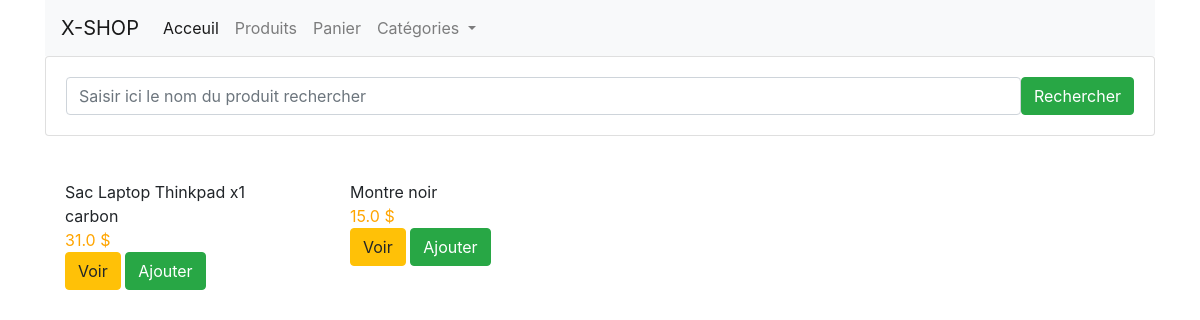
Before: / with the older database file.
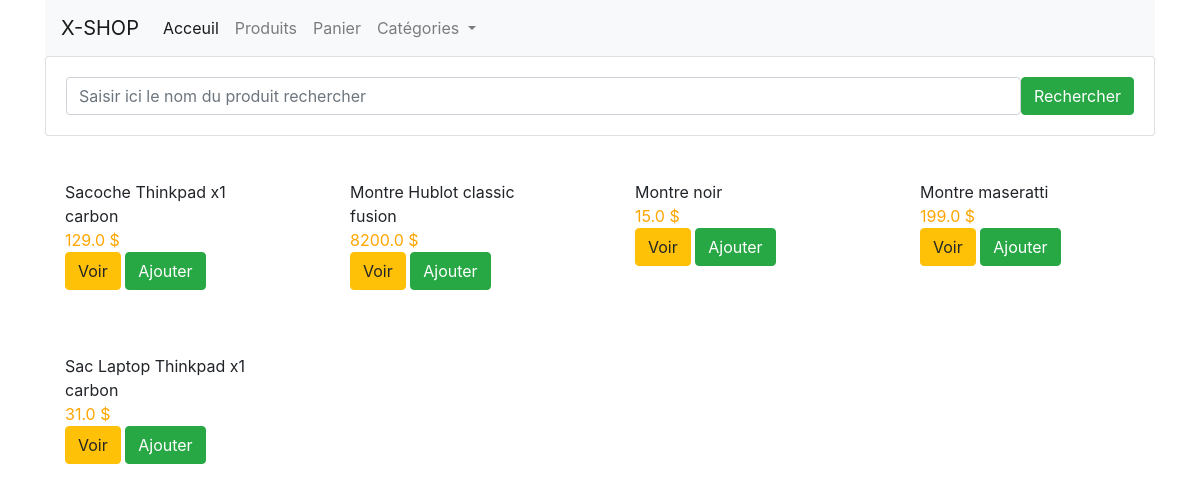
After: the same page with the newer database file.
### shop/models.py (models this page shows, shortened)
class Product(models.Model):
    title = models.CharField(max_length=200)
    price = models.FloatField()
    description = models.TextField()
    category = models.ForeignKey(Category, related_name="categorie", on_delete=models.CASCADE)
    image = models.CharField(max_length=5000)
    date_added = models.DateTimeField(auto_now=True)
    class Meta:
        ordering = ['-date_added']

### shop/views.py (the view)
# urls.py: path('', index, name="home")
def index(request):
    product_object = Product.objects.all()
    item_name = request.GET.get("item-name")
    if item_name != "" and item_name is not None:
        product_object = Product.objects.filter(title__icontains=item_name)
    return render(request, 'shop/index.html', {'product_object': product_object})

### shop/templates/shop/index.html (shortened to what this page needs)
{% extends "shop/base.html" %}
{% block content%}
<div class="row">
    <div class="col-md-12">
        <form class="card card-sm">
            <div class="card-body row no-gutters align-items-center">
                <div class="col">
                    <input type="search" class="form-control form-control-borderless" name="item-name" placeholder="Saisir ici le nom du produit rechercher">
                </div>
                <div class="col-auto">
                    <button type="submit" class="btn btn-success">Rechercher</button>
                </div>
            </div>
        </form>
    </div>
</div>
<div class="row">
    {% for product in product_object %}
    <div class="col-md-3">
        <div class="card-body">
            <div class="car-title">{{product.title}}</div>
            <div class="card-text" style="color: orange;">{{product.price}} $</div>
            <button class="btn btn-warning">Voir</button>
            <button class="btn btn-success">Ajouter</button>
        </div>
    </div>
    {% endfor %}
</div>
{% endblock %}

### shop/templates/shop/base.html (shortened to what this page needs)
<!DOCTYPE html>
<html lang="en">
    <head>
        <link rel="stylesheet" href="https://cdn.jsdelivr.net/npm/bootstrap@4.1.3/dist/css/bootstrap.min.css">
    </head>
    <body>
        <div class="container">
            <div class="row">
                <div class="col-md-12">
                    <nav class="navbar navbar-expand-lg navbar-light bg-light">
                        <a class="navbar-brand" href="#">X-SHOP</a>
                        <div
                            class="collapse navbar-collapse"
                            id="navbarNavDropdown"
                        >
                            <ul class="navbar-nav">
                                <li class="nav-item active">
                                    <a class="nav-link" href="#"
                                        >Acceuil
                                        </a
                                    >
                                </li>
                                <li class="nav-item">
                                    <a class="nav-link" href="#">Produits</a>
                                </li>
                                <li class="nav-item">
                                    <a class="nav-link" href="#">Panier</a>
                                </li>
                                <li class="nav-item dropdown">
                                    <a
                                        class="nav-link dropdown-toggle"
                                        href="#"
                                        id="navbarDropdownMenuLink"
                                        role="button"
                                        data-toggle="dropdown"
                                        aria-haspopup="true"
                                        aria-expanded="false"
                                    >
                                        Catégories
                                    </a>
                                </li>
                            </ul>
                        </div>
                    </nav>
                </div>
            </div>
            {% block content %}{% endblock %}
        </div>
    </body>
</html>

Changed rows visible on the page:
added Product: title "Sacoche Thinkpad x1 carbon", price "129.0"
added Product: title "Montre Hublot classic fusion", price "8200.0"
changed Product "Montre noir": moves up the list
added Product: title "Montre maseratti", price "199.0"
